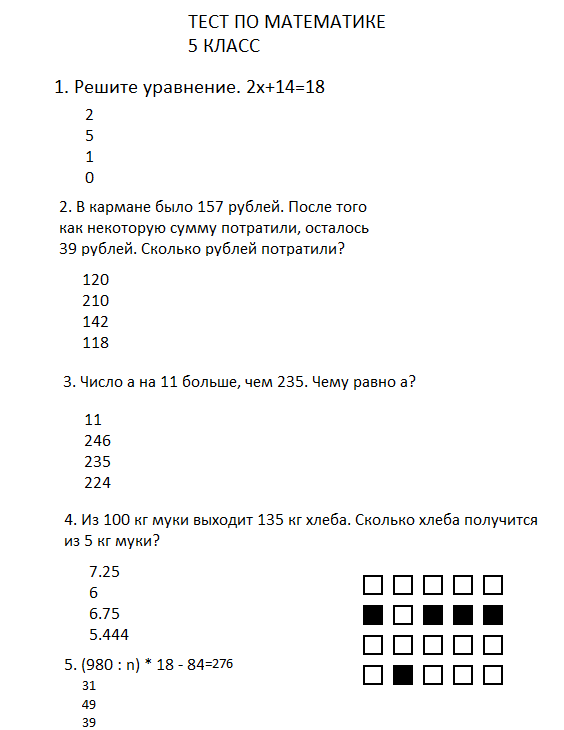
#> input picture bot/разбор_кода/curr_unnamed_the_second.png, 564 x 730 px
$ python view.py
#> lines starting #> are read from the running program, lines starting #| are printed output that depends on the picture; after the words box and inside, x2 and y2 are one past the last pixel; in counts of white or black regions, pixels touching at a corner belong together
import cv2
import numpy as np
from skimage import io


def angle_cos(p0, p1, p2):
    d1, d2 = (p0-p1).astype('float'), (p2-p1).astype('float')
    return abs( np.dot(d1, d2) / np.sqrt( np.dot(d1, d1)*np.dot(d2, d2) ) )


def find_squares(img):
    img = cv2.GaussianBlur(img, (5, 5), 0)
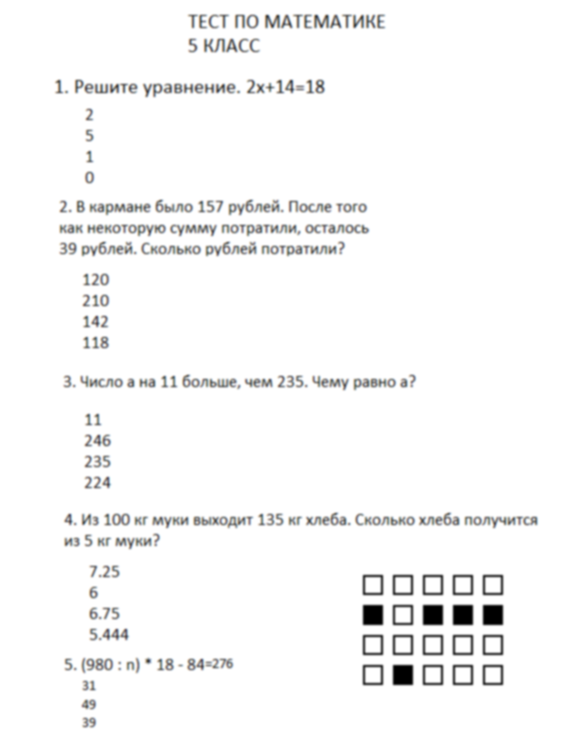
#> img: shape (730, 564, 3); mean B, G, R 247.4, 247.4, 247.3
    squares = []
    for gray in cv2.split(img):
        for thrs in range(0, 255, 26):
            if thrs == 0:
                bin = cv2.Canny(gray, 0, 50, apertureSize=5)
                bin = cv2.dilate(bin, None)
            else:
                _retval, bin = cv2.threshold(gray, thrs, 255, cv2.THRESH_BINARY)
            contours, _ = cv2.findContours(bin, cv2.RETR_LIST, cv2.CHAIN_APPROX_SIMPLE)
            for cnt in contours:
                cnt_len = cv2.arcLength(cnt, True)
                cnt = cv2.approxPolyDP(cnt, 0.02*cnt_len, True)
                if len(cnt) == 4 and cv2.contourArea(cnt) > 1000 and cv2.isContourConvex(cnt):
                    cnt = cnt.reshape(-1, 2)
                    max_cos = np.max([angle_cos( cnt[i], cnt[(i+1) % 4], cnt[(i+2) % 4] ) for i in range(4)])
                    #print(cnt)
                    a = (cnt[1][1] - cnt[0][1])

                    if max_cos < 0.1 and a < img.shape[0]*0.8:

                        squares.append(cnt)
#> this loop made 3 passes
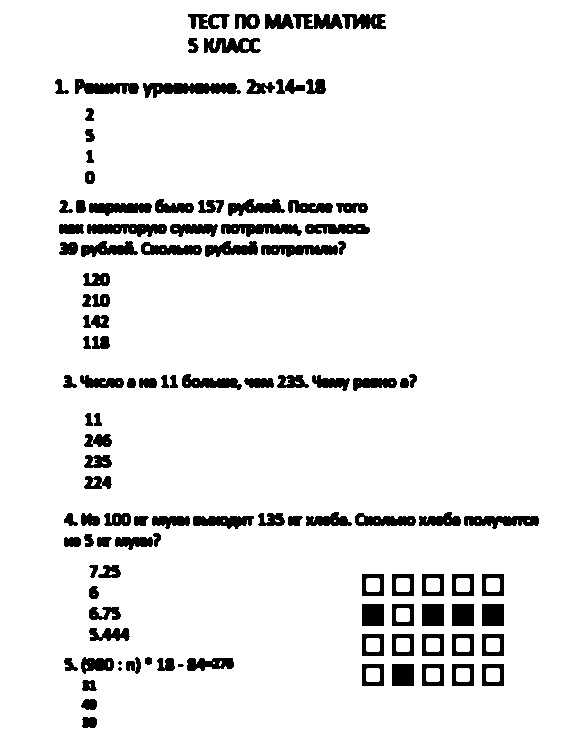
#> bin: shape (730, 564); 92% white; 114 black regions (3 under 20 px), largest, box (x1, y1, x2, y2) and area: (143, 83, 241, 98) 950, (87, 224, 167, 237) 737, (221, 224, 302, 237) 715
#> after the loop, a = 729; cnt = [[0, 0], [0, 729], [563, 729], [563, 0]]; max_cos = 0; squares = []
    return squares

print(find_squares(cv2.imread('curr_unnamed_the_second.png')))

$ run again, with bot/разбор_кода/books_read.png copied over bot/разбор_кода/curr_unnamed_the_second.png
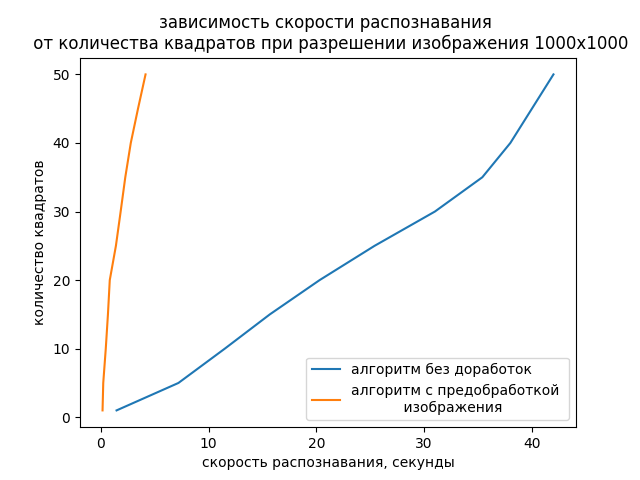
#> input picture bot/разбор_кода/books_read.png, 640 x 480 px
#> in find_squares, `img = cv2.GaussianBlur(img, (5, 5), 0)`:
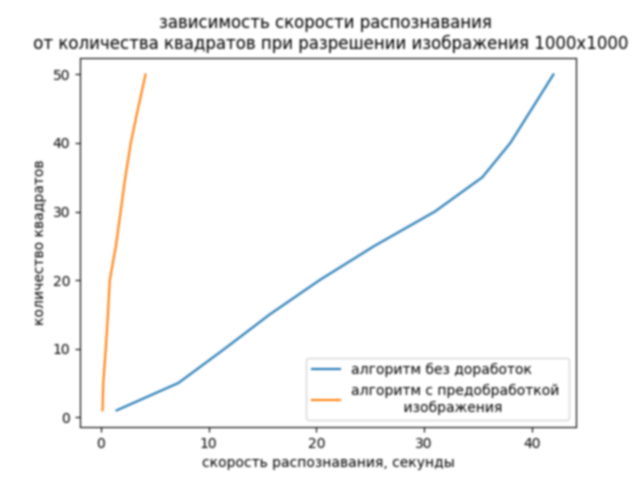
#> img: shape (480, 640, 3); mean B, G, R 246.9, 246.9, 246.9
#> the loop in find_squares, `for gray in cv2.split(img):` made 3 passes
#> after the loop in find_squares, `for gray in cv2.split(img):`:
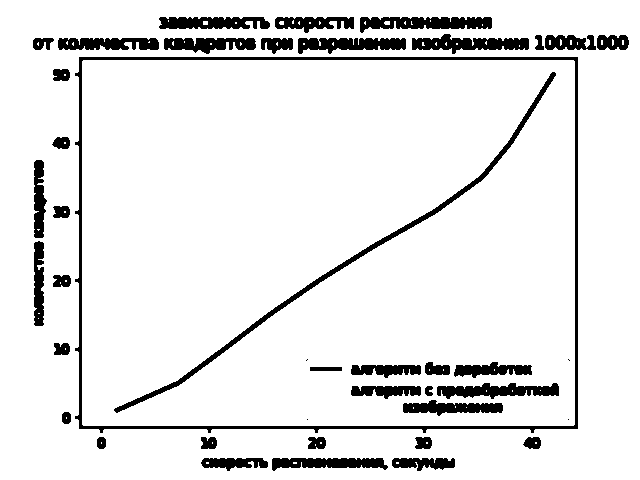
#> bin: shape (480, 640); 91% white; 42 black regions (4 under 20 px), largest, box (x1, y1, x2, y2) and area: (75, 57, 578, 433) 5348, (114, 72, 556, 413) 2769, (360, 17, 492, 33) 1407
#> after the loop in find_squares, `for gray in cv2.split(img):`: a = 479; cnt = [[0, 0], [0, 479], [639, 479], [639, 0]]; max_cos = 0; squares = 27 items
